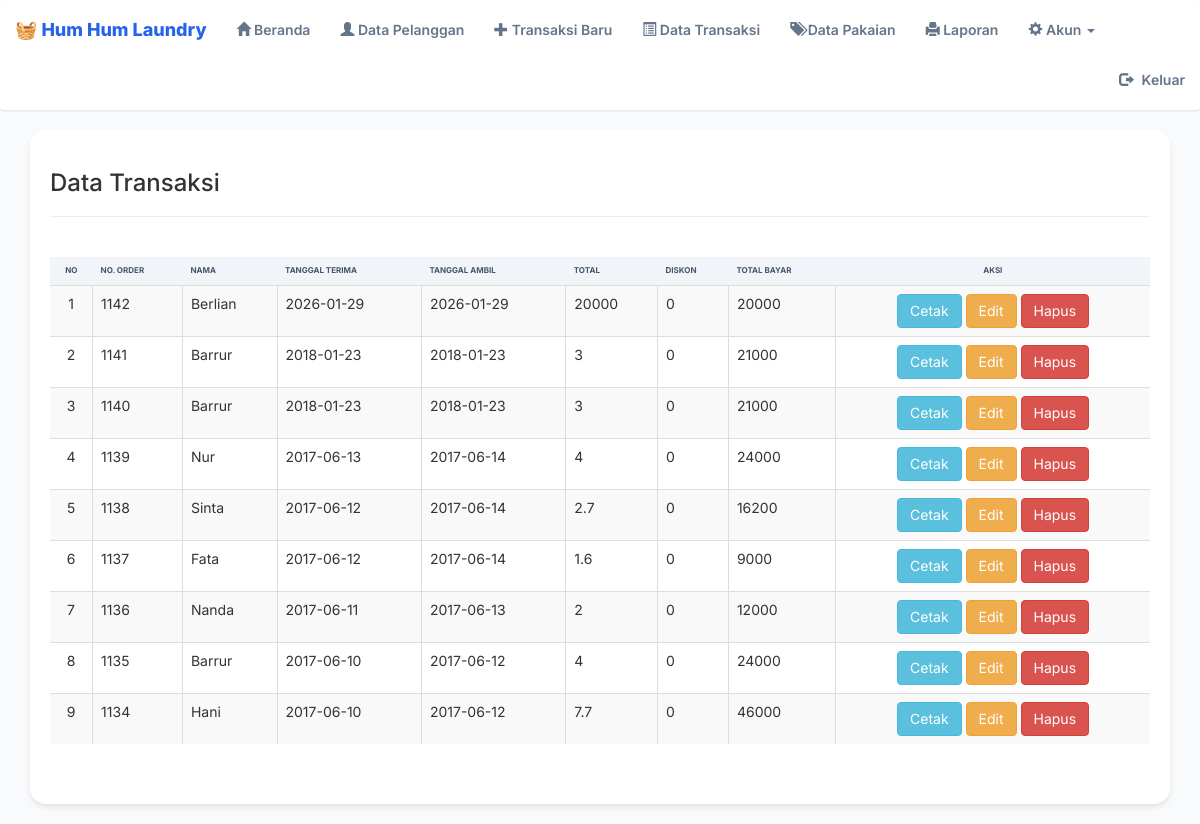
The page /transaksi.php (signed in) on the database its author committed.
### tables this page shows
CREATE TABLE `transaksi` (
  `No_Order` char(4) NOT NULL,
  `No_Identitas` char(8) NOT NULL,
  `Tgl_Terima` date DEFAULT NULL,
  `Tgl_Ambil` date DEFAULT NULL,
  `total_berat` float NOT NULL,
  `diskon` float NOT NULL,
  `Total_Bayar` int DEFAULT NULL,
  `admin_id` int NOT NULL DEFAULT '1'
);

CREATE TABLE `pelanggan` (
  `No_Identitas` char(8) NOT NULL,
  `Nama` varchar(30) NOT NULL,
  `Alamat` varchar(30) DEFAULT NULL,
  `No_Hp` varchar(15) NOT NULL,
  `admin_id` int DEFAULT NULL
);

### transaksi.php (the view, shortened to what this page needs)
<?php
if (isset($_SESSION['id'])) {
?>
  <!DOCTYPE html>
  <html>
  <head>
    <?php
    include "include/header.php";
    ?>
  </head>
  <body style="background: #f8fafc;">
    <nav class="navbar navbar-default">
      <div class="container-fluid">
        <div class="navbar-header">
          <a class="navbar-brand" href="#">🧺 Hum Hum Laundry</a>
        </div>
        <ul class="nav navbar-nav">
          <?php
          include "include/list.php"
          ?>
        </ul>
        <ul class="nav navbar-nav navbar-right">
          <li><a href="logout.php"><span class="glyphicon glyphicon-log-out" style="margin-right: 5px;"></span> Keluar</a></li>
        </ul>
      </div>
    </nav>
    <div class="container">
      <div class="panel">
        <h3>Data Transaksi</h3>
        <hr>
        <br>
        <div class="table-responsive">
          <table id="table" class="table table-striped table-bordered">
            <thead>
              <tr>
                <th style="text-align: center;">No</th>
                <th>No. Order</th>
                <th>Nama</th>
                <th>Tanggal Terima</th>
                <th>Tanggal Ambil</th>
                <th>Total</th>
                <th>Diskon</th>
                <th>Total Bayar</th>
                <th style="text-align: center;">Aksi</th>
              </tr>
            </thead>
            <tbody>
              <?php
              include "./include/koneksi.php";
              $i = 0 + 1;
              $sql = mysqli_query($conn, "SELECT transaksi.*, pelanggan.Nama FROM transaksi join pelanggan where transaksi.No_Identitas = pelanggan.No_Identitas  ORDER BY `No_Order` DESC");
              while ($hasil = mysqli_fetch_array($sql)) {
              ?>
                <tr>
                  <td style="text-align: center;"><?php echo $i; ?></td>
                  <td><?php echo $hasil['No_Order']; ?></td>
                  <td><?php echo $hasil['Nama']; ?></td>
                  <td><?php echo $hasil['Tgl_Terima']; ?></td>
                  <td><?php echo $hasil['Tgl_Ambil']; ?></td>
                  <td><?php echo $hasil['total_berat']; ?></td>
                  <td><?php echo $hasil['diskon']; ?></td>
                  <td><?php echo $hasil['Total_Bayar']; ?></td>
                  <td style="text-align: center;">
                    <a href="download-laporan.php?cetak=<?php echo $hasil['No_Order']; ?>" class="btn btn-info">Cetak</a>
                    <?php if (isset($_SESSION['role']) && $_SESSION['role'] == 'admin'): ?>
                      <a href="editdatatransaksi.php?edit=<?php echo $hasil['No_Order']; ?>" class="btn btn-warning">Edit</a>
                      <a href="proses-hapus-transaksi.php?hapus=<?php echo $hasil['No_Order']; ?>" class="btn btn-danger">Hapus</a>
                    <?php endif; ?>
                  </td>
                </tr>
              <?php
                $i++;
              }
              ?>
            </tbody>
          </table>
        </div>
        <br>
        <br>
      </div>
  </body>
  </html>
<?php
} else {
  header("location:login/index.php");
}

### asset/css/admin-style.css (style rules this page uses)
:root { --primary: #2563eb; --sidebar-bg: #1e293b; --content-bg: #f8fafc; }
body { background-color: var(--content-bg) !important; font-family: "Inter", sans-serif !important; }
.navbar-default { background-color: #ffffff !important; border: none !important; box-shadow: 0 1px 3px rgba(0, 0, 0, 0.1) !important; padding: 0.5rem 0; }
.navbar-brand { font-weight: 800 !important; color: var(--primary) !important; }
.navbar-default .navbar-nav > li > a { color: #64748b !important; font-weight: 600; transition: all 0.2s; }
.container > .panel, .container > .table-responsive { background: white; border-radius: 16px; padding: 2rem; box-shadow: 0 4px 6px -1px rgba(0, 0, 0, 0.1); border: none; }
.table thead { background-color: #f1f5f9; }
.table thead th { border: none !important; color: #475569 !important; text-transform: uppercase; font-size: 0.8rem; font-weight: 700; }

### rows shown on the page
transaksi: No_Order "1142", pelanggan.Nama "Berlian", Tgl_Terima "2026-01-29", Tgl_Ambil "2026-01-29", total_berat "20000", diskon "0", Total_Bayar "20000"
transaksi: No_Order "1141", pelanggan.Nama "Barrur", Tgl_Terima "2018-01-23", Tgl_Ambil "2018-01-23", total_berat "3", diskon "0", Total_Bayar "21000"
transaksi: No_Order "1140", pelanggan.Nama "Barrur", Tgl_Terima "2018-01-23", Tgl_Ambil "2018-01-23", total_berat "3", diskon "0", Total_Bayar "21000"
transaksi: No_Order "1139", pelanggan.Nama "Nur", Tgl_Terima "2017-06-13", Tgl_Ambil "2017-06-14", total_berat "4", diskon "0", Total_Bayar "24000"
transaksi: No_Order "1138", pelanggan.Nama "Sinta", Tgl_Terima "2017-06-12", Tgl_Ambil "2017-06-14", total_berat "2.7", diskon "0", Total_Bayar "16200"
transaksi: No_Order "1137", pelanggan.Nama "Fata", Tgl_Terima "2017-06-12", Tgl_Ambil "2017-06-14", total_berat "1.6", diskon "0", Total_Bayar "9000"
transaksi: No_Order "1136", pelanggan.Nama "Nanda", Tgl_Terima "2017-06-11", Tgl_Ambil "2017-06-13", total_berat "2", diskon "0", Total_Bayar "12000"
transaksi: No_Order "1135", pelanggan.Nama "Barrur", Tgl_Terima "2017-06-10", Tgl_Ambil "2017-06-12", total_berat "4", diskon "0", Total_Bayar "24000"
transaksi: No_Order "1134", pelanggan.Nama "Hani", Tgl_Terima "2017-06-10", Tgl_Ambil "2017-06-12", total_berat "7.7", diskon "0", Total_Bayar "46000"
